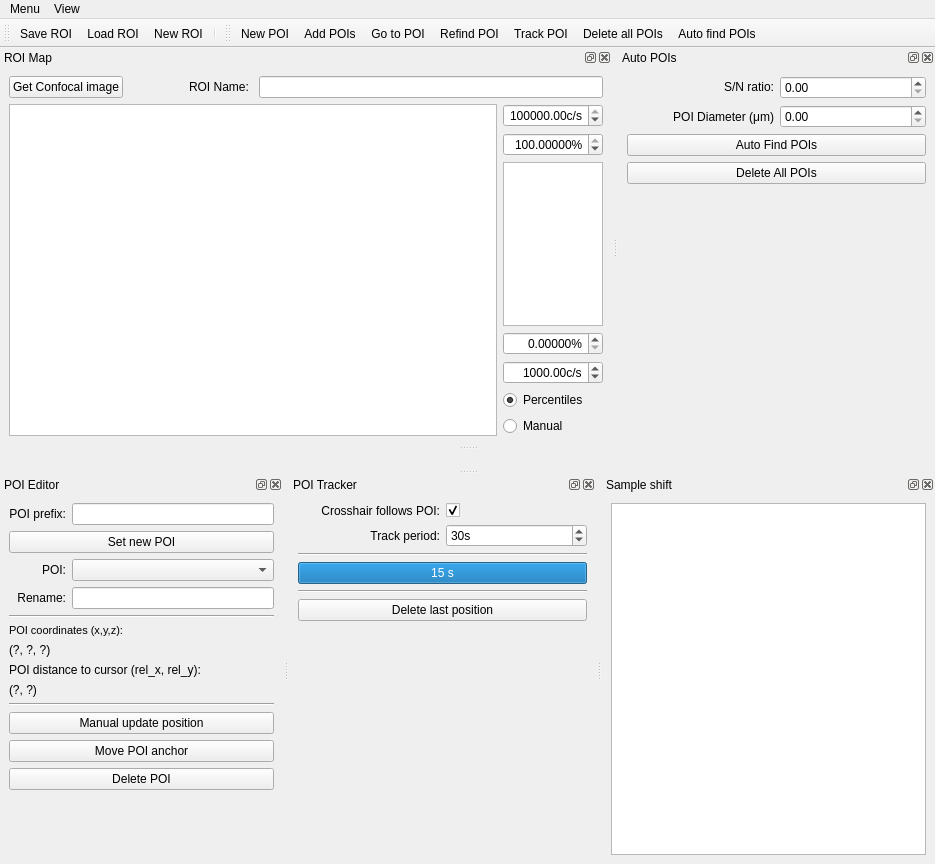
 <widget class="QMainWindow" name="PoiManager">
  <property name="geometry">
   <rect>
    <x>0</x>
    <y>0</y>
    <width>935</width>
    <height>864</height>
   </rect>
  </property>
  <property name="windowTitle">
   <string>qudi: POI Manager</string>
  </property>
  <property name="tabShape">
   <enum>QTabWidget::Triangular</enum>
  </property>
  <property name="dockOptions">
   <set>QMainWindow::AllowTabbedDocks|QMainWindow::AnimatedDocks</set>
  </property>
  <widget class="QWidget" name="centralwidget">
   <property name="enabled">
    <bool>true</bool>
   </property>
   <layout class="QVBoxLayout" name="verticalLayout_3"/>
  </widget>
  <widget class="QMenuBar" name="menubar">
   <property name="geometry">
    <rect>
     <x>0</x>
     <y>0</y>
     <width>935</width>
     <height>21</height>
    </rect>
   </property>
   <widget class="QMenu" name="menuMenu">
    <property name="title">
     <string>Menu</string>
    </property>
    <addaction name="new_roi_Action"/>
    <addaction name="save_roi_Action"/>
    <addaction name="load_roi_Action"/>
    <addaction name="actionClose"/>
   </widget>
   <widget class="QMenu" name="menuView">
    <property name="title">
     <string>View</string>
    </property>
    <widget class="QMenu" name="menuToolbars">
     <property name="title">
      <string>Toolbars</string>
     </property>
     <addaction name="roi_management_view_Action"/>
     <addaction name="poi_tools_view_Action"/>
    </widget>
    <addaction name="roi_map_view_Action"/>
    <addaction name="poi_editor_view_Action"/>
    <addaction name="poi_tracker_view_Action"/>
    <addaction name="sample_shift_view_Action"/>
    <addaction name="auto_pois_view_Action"/>
    <addaction name="blink_correction_view_Action"/>
    <addaction name="restore_default_view_Action"/>
    <addaction name="separator"/>
    <addaction name="menuToolbars"/>
   </widget>
   <addaction name="menuMenu"/>
   <addaction name="menuView"/>
  </widget>
  <widget class="QToolBar" name="roi_management_ToolBar">
   <property name="windowTitle">
    <string>ROI management</string>
   </property>
   <property name="toolButtonStyle">
    <enum>Qt::ToolButtonTextUnderIcon</enum>
   </property>
   <attribute name="toolBarArea">
    <enum>TopToolBarArea</enum>
   </attribute>
   <attribute name="toolBarBreak">
    <bool>false</bool>
   </attribute>
   <addaction name="save_roi_Action"/>
   <addaction name="load_roi_Action"/>
   <addaction name="new_roi_Action"/>
   <addaction name="separator"/>
  </widget>
  <widget class="QDockWidget" name="poi_editor_dockWidget">
   <property name="sizePolicy">
    <sizepolicy hsizetype="Minimum" vsizetype="Preferred">
     <horstretch>0</horstretch>
     <verstretch>0</verstretch>
    </sizepolicy>
   </property>
   <property name="minimumSize">
    <size>
     <width>233</width>
     <height>389</height>
    </size>
   </property>
   <property name="windowTitle">
    <string>POI Editor</string>
   </property>
   <attribute name="dockWidgetArea">
    <number>8</number>
   </attribute>
   <widget class="QWidget" name="dockWidgetContents_3">
    <layout class="QVBoxLayout" name="verticalLayout_6">
     <item>
      <layout class="QGridLayout" name="gridLayout_2">
       <item row="7" column="0" colspan="2">
        <widget class="QLabel" name="label_2">
         <property name="text">
          <string>POI distance to cursor (rel_x, rel_y):</string>
         </property>
        </widget>
       </item>
       <item row="8" column="0" colspan="2">
        <widget class="QLabel" name="poi_distance_label">
         <property name="toolTip">
          <string>This text is selectable.  Copy and paste into labnotes.</string>
         </property>
         <property name="text">
          <string>(?, ?)</string>
         </property>
         <property name="textInteractionFlags">
          <set>Qt::LinksAccessibleByMouse|Qt::TextSelectableByKeyboard|Qt::TextSelectableByMouse</set>
         </property>
        </widget>
       </item>
       <item row="9" column="0" colspan="2">
        <widget class="Line" name="line_4">
         <property name="orientation">
          <enum>Qt::Horizontal</enum>
         </property>
        </widget>
       </item>
       <item row="2" column="1">
        <widget class="QComboBox" name="active_poi_ComboBox">
         <property name="sizePolicy">
          <sizepolicy hsizetype="Expanding" vsizetype="Fixed">
           <horstretch>0</horstretch>
           <verstretch>0</verstretch>
          </sizepolicy>
         </property>
         <property name="editable">
          <bool>false</bool>
         </property>
         <property name="insertPolicy">
          <enum>QComboBox::InsertAlphabetically</enum>
         </property>
        </widget>
       </item>
       <item row="5" column="0" colspan="2">
        <widget class="QLabel" name="label_9">
         <property name="font">
          <font>
           <pointsize>8</pointsize>
          </font>
         </property>
         <property name="text">
          <string>POI coordinates (x,y,z):</string>
         </property>
        </widget>
       </item>
       <item row="2" column="0">
        <widget class="QLabel" name="label">
         <property name="text">
          <string>POI:</string>
         </property>
         <property name="alignment">
          <set>Qt::AlignRight|Qt::AlignTrailing|Qt::AlignVCenter</set>
         </property>
        </widget>
       </item>
       <item row="3" column="0">
        <widget class="QLabel" name="label_3">
         <property name="text">
          <string>Rename:</string>
         </property>
         <property name="alignment">
          <set>Qt::AlignRight|Qt::AlignTrailing|Qt::AlignVCenter</set>
         </property>
        </widget>
       </item>
       <item row="11" column="0" colspan="2">
        <widget class="QPushButton" name="move_poi_PushButton">
         <property name="toolTip">
          <string>Set a new position for a named POI, without updating the sample shift (so no movement of any other POIs).  For example, if a POI has been accidentally placed incorrectly.</string>
         </property>
         <property name="text">
          <string>Move POI anchor</string>
         </property>
        </widget>
       </item>
       <item row="4" column="0" colspan="2">
        <widget class="Line" name="line_3">
         <property name="orientation">
          <enum>Qt::Horizontal</enum>
         </property>
        </widget>
       </item>
       <item row="6" column="0" colspan="2">
        <widget class="QLabel" name="poi_coords_label">
         <property name="toolTip">
          <string>This text is selectable.  Copy and paste into labnotes.</string>
         </property>
         <property name="text">
          <string>(?, ?, ?)</string>
         </property>
         <property name="textInteractionFlags">
          <set>Qt::LinksAccessibleByMouse|Qt::TextSelectableByKeyboard|Qt::TextSelectableByMouse</set>
         </property>
        </widget>
       </item>
       <item row="10" column="0" colspan="2">
        <widget class="QPushButton" name="manual_update_poi_PushButton">
         <property name="toolTip">
          <string>Manually specify a new position for a known trackpoint, and update the sample shift accordingly. For example, after manually shifting the sample to re-centre the ROI in the scan range.</string>
         </property>
         <property name="text">
          <string>Manual update position</string>
         </property>
        </widget>
       </item>
       <item row="13" column="0" colspan="2">
        <spacer name="verticalSpacer_2">
         <property name="orientation">
          <enum>Qt::Vertical</enum>
         </property>
         <property name="sizeHint" stdset="0">
          <size>
           <width>20</width>
           <height>40</height>
          </size>
         </property>
        </spacer>
       </item>
       <item row="1" column="0" colspan="2">
        <widget class="QPushButton" name="set_poi_PushButton">
         <property name="toolTip">
          <string>Set current cursor position as a new trackpoint in the ROI map</string>
         </property>
         <property name="text">
          <string>Set new POI</string>
         </property>
        </widget>
       </item>
       <item row="3" column="1">
        <widget class="QLineEdit" name="poi_name_LineEdit">
         <property name="sizePolicy">
          <sizepolicy hsizetype="Expanding" vsizetype="Fixed">
           <horstretch>0</horstretch>
           <verstretch>0</verstretch>
          </sizepolicy>
         </property>
         <property name="toolTip">
          <string>Only alphanumeric characters and underscore are allowed [a-zA-Z0-9_]</string>
         </property>
        </widget>
       </item>
       <item row="12" column="0" colspan="2">
        <widget class="QPushButton" name="delete_poi_PushButton">
         <property name="text">
          <string>Delete POI</string>
         </property>
        </widget>
       </item>
       <item row="0" column="0">
        <widget class="QLabel" name="label_6">
         <property name="text">
          <string>POI prefix:</string>
         </property>
         <property name="alignment">
          <set>Qt::AlignRight|Qt::AlignTrailing|Qt::AlignVCenter</set>
         </property>
        </widget>
       </item>
       <item row="0" column="1">
        <widget class="QLineEdit" name="poi_nametag_LineEdit">
         <property name="toolTip">
          <string>If you enter a string it will be used as default naming scheme for newly added POIs by appending an index number to it</string>
         </property>
        </widget>
       </item>
      </layout>
     </item>
    </layout>
   </widget>
  </widget>
  <widget class="QDockWidget" name="poi_tracker_dockWidget">
   <property name="sizePolicy">
    <sizepolicy hsizetype="Minimum" vsizetype="Preferred">
     <horstretch>0</horstretch>
     <verstretch>0</verstretch>
    </sizepolicy>
   </property>
   <property name="minimumSize">
    <size>
     <width>253</width>
     <height>188</height>
    </size>
   </property>
   <property name="floating">
    <bool>false</bool>
   </property>
   <property name="windowTitle">
    <string>POI Tracker</string>
   </property>
   <attribute name="dockWidgetArea">
    <number>8</number>
   </attribute>
   <widget class="QWidget" name="dockWidgetContents_7">
    <layout class="QVBoxLayout" name="verticalLayout_5">
     <item>
      <layout class="QGridLayout" name="gridLayout">
       <item row="4" column="0" colspan="2">
        <widget class="Line" name="line_2">
         <property name="orientation">
          <enum>Qt::Horizontal</enum>
         </property>
        </widget>
       </item>
       <item row="3" column="0" colspan="2">
        <widget class="QProgressBar" name="time_till_next_update_ProgressBar">
         <property name="maximum">
          <number>15</number>
         </property>
         <property name="value">
          <number>15</number>
         </property>
         <property name="format">
          <string>%v s</string>
         </property>
        </widget>
       </item>
       <item row="1" column="0">
        <widget class="QLabel" name="label_5">
         <property name="layoutDirection">
          <enum>Qt::LeftToRight</enum>
         </property>
         <property name="text">
          <string>Track period:</string>
         </property>
         <property name="alignment">
          <set>Qt::AlignRight|Qt::AlignTrailing|Qt::AlignVCenter</set>
         </property>
        </widget>
       </item>
       <item row="1" column="1">
        <widget class="QSpinBox" name="track_period_SpinBox">
         <property name="suffix">
          <string>s</string>
         </property>
         <property name="minimum">
          <number>5</number>
         </property>
         <property name="maximum">
          <number>999999999</number>
         </property>
         <property name="singleStep">
          <number>5</number>
         </property>
         <property name="value">
          <number>30</number>
         </property>
         <property name="displayIntegerBase">
          <number>10</number>
         </property>
        </widget>
       </item>
       <item row="2" column="0" colspan="2">
        <widget class="Line" name="line">
         <property name="orientation">
          <enum>Qt::Horizontal</enum>
         </property>
        </widget>
       </item>
       <item row="5" column="0" colspan="2">
        <widget class="QPushButton" name="delete_last_pos_Button">
         <property name="text">
          <string>Delete last position</string>
         </property>
        </widget>
       </item>
       <item row="0" column="1">
        <widget class="QCheckBox" name="goto_poi_after_update_checkBox">
         <property name="toolTip">
          <string>Move crosshair to updated POI position afterwards.</string>
         </property>
         <property name="layoutDirection">
          <enum>Qt::LeftToRight</enum>
         </property>
         <property name="text">
          <string/>
         </property>
         <property name="checked">
          <bool>true</bool>
         </property>
        </widget>
       </item>
       <item row="0" column="0">
        <widget class="QLabel" name="label_4">
         <property name="text">
          <string>Crosshair follows POI:</string>
         </property>
         <property name="alignment">
          <set>Qt::AlignRight|Qt::AlignTrailing|Qt::AlignVCenter</set>
         </property>
        </widget>
       </item>
       <item row="6" column="0" colspan="2">
        <spacer name="verticalSpacer">
         <property name="orientation">
          <enum>Qt::Vertical</enum>
         </property>
         <property name="sizeHint" stdset="0">
          <size>
           <width>20</width>
           <height>40</height>
          </size>
         </property>
        </spacer>
       </item>
      </layout>
     </item>
    </layout>
   </widget>
  </widget>
  <widget class="QDockWidget" name="roi_map_dockWidget">
   <property name="sizePolicy">
    <sizepolicy hsizetype="Preferred" vsizetype="Expanding">
     <horstretch>0</horstretch>
     <verstretch>0</verstretch>
    </sizepolicy>
   </property>
   <property name="windowTitle">
    <string>ROI Map</string>
   </property>
   <attribute name="dockWidgetArea">
    <number>4</number>
   </attribute>
   <widget class="QWidget" name="dockWidgetContents">
    <layout class="QVBoxLayout" name="verticalLayout_2">
     <item>
      <layout class="QHBoxLayout" name="horizontalLayout_7">
       <item>
        <widget class="QPushButton" name="get_confocal_image_PushButton">
         <property name="text">
          <string>Get Confocal image</string>
         </property>
        </widget>
       </item>
       <item>
        <spacer name="horizontalSpacer_2">
         <property name="orientation">
          <enum>Qt::Horizontal</enum>
         </property>
         <property name="sizeType">
          <enum>QSizePolicy::Fixed</enum>
         </property>
         <property name="sizeHint" stdset="0">
          <size>
           <width>60</width>
           <height>20</height>
          </size>
         </property>
        </spacer>
       </item>
       <item>
        <widget class="QLabel" name="label_8">
         <property name="text">
          <string>ROI Name: </string>
         </property>
        </widget>
       </item>
       <item>
        <widget class="QLineEdit" name="roi_name_LineEdit">
         <property name="toolTip">
          <string>Only alphanumeric characters and underscore are allowed [a-zA-Z0-9_]</string>
         </property>
        </widget>
       </item>
      </layout>
     </item>
     <item>
      <layout class="QHBoxLayout" name="horizontalLayout_10">
       <item>
        <widget class="ScanPlotWidget" name="roi_map_ViewWidget">
         <property name="sizePolicy">
          <sizepolicy hsizetype="Expanding" vsizetype="Expanding">
           <horstretch>0</horstretch>
           <verstretch>6</verstretch>
          </sizepolicy>
         </property>
        </widget>
       </item>
       <item>
        <layout class="QVBoxLayout" name="verticalLayout" stretch="0,0,1,0,0,0,0">
         <item>
          <widget class="ScienDSpinBox" name="roi_cb_max_SpinBox">
           <property name="sizePolicy">
            <sizepolicy hsizetype="Fixed" vsizetype="Fixed">
             <horstretch>0</horstretch>
             <verstretch>0</verstretch>
            </sizepolicy>
           </property>
           <property name="maximumSize">
            <size>
             <width>100</width>
             <height>16777215</height>
            </size>
           </property>
           <property name="mouseTracking">
            <bool>true</bool>
           </property>
           <property name="acceptDrops">
            <bool>true</bool>
           </property>
           <property name="alignment">
            <set>Qt::AlignRight|Qt::AlignTrailing|Qt::AlignVCenter</set>
           </property>
           <property name="accelerated">
            <bool>true</bool>
           </property>
           <property name="suffix">
            <string>c/s</string>
           </property>
           <property name="minimum">
            <double>-1000000000.000000000000000</double>
           </property>
           <property name="maximum">
            <double>1000000000.000000000000000</double>
           </property>
           <property name="value">
            <double>100000.000000000000000</double>
           </property>
          </widget>
         </item>
         <item>
          <widget class="ScienDSpinBox" name="roi_cb_high_percentile_DoubleSpinBox">
           <property name="sizePolicy">
            <sizepolicy hsizetype="Fixed" vsizetype="Fixed">
             <horstretch>0</horstretch>
             <verstretch>0</verstretch>
            </sizepolicy>
           </property>
           <property name="maximumSize">
            <size>
             <width>100</width>
             <height>16777215</height>
            </size>
           </property>
           <property name="alignment">
            <set>Qt::AlignRight|Qt::AlignTrailing|Qt::AlignVCenter</set>
           </property>
           <property name="suffix">
            <string>%</string>
           </property>
           <property name="decimals">
            <number>5</number>
           </property>
           <property name="minimum">
            <double>0.000000000000000</double>
           </property>
           <property name="maximum">
            <double>100.000000000000000</double>
           </property>
           <property name="value">
            <double>100.000000000000000</double>
           </property>
          </widget>
         </item>
         <item>
          <widget class="PlotWidget" name="roi_cb_ViewWidget">
           <property name="sizePolicy">
            <sizepolicy hsizetype="Preferred" vsizetype="Preferred">
             <horstretch>0</horstretch>
             <verstretch>0</verstretch>
            </sizepolicy>
           </property>
           <property name="maximumSize">
            <size>
             <width>100</width>
             <height>16777215</height>
            </size>
           </property>
          </widget>
         </item>
         <item>
          <widget class="ScienDSpinBox" name="roi_cb_low_percentile_DoubleSpinBox">
           <property name="sizePolicy">
            <sizepolicy hsizetype="Fixed" vsizetype="Fixed">
             <horstretch>0</horstretch>
             <verstretch>0</verstretch>
            </sizepolicy>
           </property>
           <property name="maximumSize">
            <size>
             <width>100</width>
             <height>16777215</height>
            </size>
           </property>
           <property name="alignment">
            <set>Qt::AlignRight|Qt::AlignTrailing|Qt::AlignVCenter</set>
           </property>
           <property name="suffix">
            <string>%</string>
           </property>
           <property name="decimals">
            <number>5</number>
           </property>
           <property name="minimum">
            <double>0.000000000000000</double>
           </property>
           <property name="maximum">
            <double>100.000000000000000</double>
           </property>
           <property name="value">
            <double>0.000000000000000</double>
           </property>
          </widget>
         </item>
         <item>
          <widget class="ScienDSpinBox" name="roi_cb_min_SpinBox">
           <property name="sizePolicy">
            <sizepolicy hsizetype="Fixed" vsizetype="Fixed">
             <horstretch>0</horstretch>
             <verstretch>0</verstretch>
            </sizepolicy>
           </property>
           <property name="maximumSize">
            <size>
             <width>100</width>
             <height>16777215</height>
            </size>
           </property>
           <property name="mouseTracking">
            <bool>true</bool>
           </property>
           <property name="acceptDrops">
            <bool>true</bool>
           </property>
           <property name="alignment">
            <set>Qt::AlignRight|Qt::AlignTrailing|Qt::AlignVCenter</set>
           </property>
           <property name="accelerated">
            <bool>true</bool>
           </property>
           <property name="suffix">
            <string>c/s</string>
           </property>
           <property name="minimum">
            <double>-1000000000.000000000000000</double>
           </property>
           <property name="maximum">
            <double>1000000000.000000000000000</double>
           </property>
           <property name="value">
            <double>1000.000000000000000</double>
           </property>
          </widget>
         </item>
         <item>
          <widget class="QRadioButton" name="roi_cb_centiles_RadioButton">
           <property name="text">
            <string>Percentiles</string>
           </property>
           <property name="checked">
            <bool>true</bool>
           </property>
          </widget>
         </item>
         <item>
          <widget class="QRadioButton" name="roi_cb_manual_RadioButton">
           <property name="text">
            <string>Manual</string>
           </property>
           <property name="checked">
            <bool>false</bool>
           </property>
          </widget>
         </item>
        </layout>
       </item>
      </layout>
     </item>
    </layout>
   </widget>
  </widget>
  <widget class="QDockWidget" name="sample_shift_dockWidget">
   <property name="sizePolicy">
    <sizepolicy hsizetype="Expanding" vsizetype="Preferred">
     <horstretch>0</horstretch>
     <verstretch>0</verstretch>
    </sizepolicy>
   </property>
   <property name="minimumSize">
    <size>
     <width>250</width>
     <height>137</height>
    </size>
   </property>
   <property name="windowTitle">
    <string>Sample shift</string>
   </property>
   <attribute name="dockWidgetArea">
    <number>8</number>
   </attribute>
   <widget class="QWidget" name="dockWidgetContents_6">
    <layout class="QVBoxLayout" name="verticalLayout_4">
     <item>
      <layout class="QGridLayout" name="gridLayout_3">
       <item row="0" column="0">
        <widget class="PlotWidget" name="sample_shift_ViewWidget">
         <property name="sizePolicy">
          <sizepolicy hsizetype="Expanding" vsizetype="Expanding">
           <horstretch>0</horstretch>
           <verstretch>0</verstretch>
          </sizepolicy>
         </property>
        </widget>
       </item>
      </layout>
     </item>
    </layout>
   </widget>
  </widget>
  <widget class="QToolBar" name="poi_ToolBar">
   <property name="windowTitle">
    <string>POI tools</string>
   </property>
   <property name="toolButtonStyle">
    <enum>Qt::ToolButtonTextUnderIcon</enum>
   </property>
   <attribute name="toolBarArea">
    <enum>TopToolBarArea</enum>
   </attribute>
   <attribute name="toolBarBreak">
    <bool>false</bool>
   </attribute>
   <addaction name="new_poi_Action"/>
   <addaction name="poi_selector_Action"/>
   <addaction name="goto_poi_Action"/>
   <addaction name="refind_poi_Action"/>
   <addaction name="track_poi_Action"/>
   <addaction name="del_all_pois_Action"/>
   <addaction name="auto_find_POIs_Action"/>
  </widget>
  <widget class="QDockWidget" name="auto_pois_dockWidget">
   <property name="sizePolicy">
    <sizepolicy hsizetype="Minimum" vsizetype="Preferred">
     <horstretch>0</horstretch>
     <verstretch>0</verstretch>
    </sizepolicy>
   </property>
   <property name="minimumSize">
    <size>
     <width>197</width>
     <height>250</height>
    </size>
   </property>
   <property name="windowTitle">
    <string>Auto POIs</string>
   </property>
   <attribute name="dockWidgetArea">
    <number>4</number>
   </attribute>
   <widget class="QWidget" name="dockWidgetContents_2">
    <layout class="QGridLayout" name="gridLayout_6">
     <item row="0" column="0">
      <layout class="QGridLayout" name="gridLayout_5" rowstretch="0,0,0,0,0" columnstretch="0,0,0">
       <item row="0" column="1">
        <widget class="QLabel" name="label_7">
         <property name="layoutDirection">
          <enum>Qt::RightToLeft</enum>
         </property>
         <property name="text">
          <string>&lt;html&gt;&lt;head/&gt;&lt;body&gt;&lt;p align=&quot;right&quot;&gt;S/N ratio:&lt;/p&gt;&lt;/body&gt;&lt;/html&gt;</string>
         </property>
        </widget>
       </item>
       <item row="3" column="1" colspan="2">
        <widget class="QPushButton" name="del_all_pois_PushButton">
         <property name="toolTip">
          <string>Delete all POIs.</string>
         </property>
         <property name="text">
          <string>Delete All POIs</string>
         </property>
        </widget>
       </item>
       <item row="0" column="2">
        <widget class="QDoubleSpinBox" name="poi_threshold_doubleSpinBox"/>
       </item>
       <item row="2" column="1" colspan="2">
        <widget class="QPushButton" name="auto_pois_PushButton">
         <property name="toolTip">
          <string>Find POIs automatically with user-set POI diameter and S/N ratio.</string>
         </property>
         <property name="statusTip">
          <string/>
         </property>
         <property name="text">
          <string>Auto Find POIs</string>
         </property>
        </widget>
       </item>
       <item row="4" column="1" colspan="2">
        <spacer name="verticalSpacer_3">
         <property name="orientation">
          <enum>Qt::Vertical</enum>
         </property>
         <property name="sizeHint" stdset="0">
          <size>
           <width>20</width>
           <height>40</height>
          </size>
         </property>
        </spacer>
       </item>
       <item row="1" column="2">
        <widget class="QDoubleSpinBox" name="poi_diameter_doubleSpinBox"/>
       </item>
       <item row="1" column="1">
        <widget class="QLabel" name="label_10">
         <property name="text">
          <string>POI Diameter (μm)</string>
         </property>
         <property name="alignment">
          <set>Qt::AlignRight|Qt::AlignTrailing|Qt::AlignVCenter</set>
         </property>
        </widget>
       </item>
      </layout>
     </item>
    </layout>
   </widget>
  </widget>
  <action name="new_roi_Action">
   <property name="icon">
    <iconset>
     <normaloff>../../artwork/icons/oxygen/22x22/document-new.png</normaloff>../../artwork/icons/oxygen/22x22/document-new.png</iconset>
   </property>
   <property name="text">
    <string>New ROI</string>
   </property>
   <property name="toolTip">
    <string>Start a new ROI (such as after moving to a different part of the sample</string>
   </property>
  </action>
  <action name="save_roi_Action">
   <property name="icon">
    <iconset>
     <normaloff>../../artwork/icons/oxygen/22x22/document-save.png</normaloff>../../artwork/icons/oxygen/22x22/document-save.png</iconset>
   </property>
   <property name="text">
    <string>Save ROI</string>
   </property>
   <property name="toolTip">
    <string>Save ROI for future reuse</string>
   </property>
  </action>
  <action name="load_roi_Action">
   <property name="icon">
    <iconset>
     <normaloff>../../artwork/icons/oxygen/22x22/document-open.png</normaloff>../../artwork/icons/oxygen/22x22/document-open.png</iconset>
   </property>
   <property name="text">
    <string>Load ROI</string>
   </property>
   <property name="toolTip">
    <string>Load a saved ROI</string>
   </property>
  </action>
  <action name="poi_editor_view_Action">
   <property name="checkable">
    <bool>true</bool>
   </property>
   <property name="checked">
    <bool>true</bool>
   </property>
   <property name="text">
    <string>POI Editor</string>
   </property>
   <property name="toolTip">
    <string>Shortcut:Alt+E</string>
   </property>
   <property name="shortcut">
    <string>Alt+E</string>
   </property>
  </action>
  <action name="poi_tracker_view_Action">
   <property name="checkable">
    <bool>true</bool>
   </property>
   <property name="checked">
    <bool>true</bool>
   </property>
   <property name="text">
    <string>POI Tracker</string>
   </property>
   <property name="toolTip">
    <string>Shortcut:Alt+T</string>
   </property>
   <property name="shortcut">
    <string>Alt+T</string>
   </property>
  </action>
  <action name="sample_shift_view_Action">
   <property name="checkable">
    <bool>true</bool>
   </property>
   <property name="checked">
    <bool>true</bool>
   </property>
   <property name="text">
    <string>Sample shift</string>
   </property>
   <property name="toolTip">
    <string>Display the sample shift. Shortcut:Alt+S</string>
   </property>
   <property name="shortcut">
    <string>Alt+S</string>
   </property>
  </action>
  <action name="roi_map_view_Action">
   <property name="checkable">
    <bool>true</bool>
   </property>
   <property name="checked">
    <bool>true</bool>
   </property>
   <property name="text">
    <string>ROI Map</string>
   </property>
   <property name="toolTip">
    <string>Display the ROI Map. Shortcut:Alt+M</string>
   </property>
   <property name="shortcut">
    <string>Alt+M</string>
   </property>
  </action>
  <action name="refind_poi_Action">
   <property name="icon">
    <iconset>
     <normaloff>../../artwork/icons/qudiTheme/22x22/optimize-position-poi.png</normaloff>../../artwork/icons/qudiTheme/22x22/optimize-position-poi.png</iconset>
   </property>
   <property name="text">
    <string>Refind POI</string>
   </property>
   <property name="toolTip">
    <string>Refind the POI using the strategy selected in the POI control dock</string>
   </property>
  </action>
  <action name="track_poi_Action">
   <property name="checkable">
    <bool>true</bool>
   </property>
   <property name="icon">
    <iconset>
     <normaloff>../../artwork/icons/qudiTheme/22x22/periodic-refind-poi.png</normaloff>../../artwork/icons/qudiTheme/22x22/periodic-refind-poi.png</iconset>
   </property>
   <property name="text">
    <string>Track POI</string>
   </property>
   <property name="toolTip">
    <string>Track the POI by periodically refinding its position</string>
   </property>
  </action>
  <action name="new_poi_Action">
   <property name="icon">
    <iconset>
     <normaloff>../../artwork/icons/qudiTheme/22x22/new_poi_crosshair.png</normaloff>../../artwork/icons/qudiTheme/22x22/new_poi_crosshair.png</iconset>
   </property>
   <property name="text">
    <string>New POI</string>
   </property>
   <property name="toolTip">
    <string>Add a new POI at the current scanner position</string>
   </property>
  </action>
  <action name="poi_tools_view_Action">
   <property name="checkable">
    <bool>true</bool>
   </property>
   <property name="text">
    <string>POI tools</string>
   </property>
  </action>
  <action name="goto_poi_Action">
   <property name="icon">
    <iconset>
     <normaloff>../../artwork/icons/qudiTheme/22x22/goto-poi.png</normaloff>../../artwork/icons/qudiTheme/22x22/goto-poi.png</iconset>
   </property>
   <property name="text">
    <string>Go to POI</string>
   </property>
   <property name="toolTip">
    <string>Move scanner to the position of the selected POI</string>
   </property>
  </action>
  <action name="actionClose">
   <property name="icon">
    <iconset>
     <normaloff>../../artwork/icons/oxygen/22x22/application-exit.png</normaloff>../../artwork/icons/oxygen/22x22/application-exit.png</iconset>
   </property>
   <property name="text">
    <string>Close</string>
   </property>
  </action>
  <action name="roi_management_view_Action">
   <property name="checkable">
    <bool>true</bool>
   </property>
   <property name="text">
    <string>ROI management</string>
   </property>
  </action>
  <action name="poi_selector_Action">
   <property name="checkable">
    <bool>true</bool>
   </property>
   <property name="icon">
    <iconset>
     <normaloff>../../artwork/icons/qudiTheme/22x22/new_poi_mouse.png</normaloff>../../artwork/icons/qudiTheme/22x22/new_poi_mouse.png</iconset>
   </property>
   <property name="text">
    <string>Add POIs</string>
   </property>
   <property name="toolTip">
    <string>Activate this tool to define new POIs by clicking into the ROI image.</string>
   </property>
  </action>
  <action name="blink_correction_view_Action">
   <property name="checkable">
    <bool>true</bool>
   </property>
   <property name="checked">
    <bool>false</bool>
   </property>
   <property name="text">
    <string>Blink correction</string>
   </property>
   <property name="toolTip">
    <string>Filter the scan image to remove blinking. Raw data unchanged.</string>
   </property>
  </action>
  <action name="auto_pois_view_Action">
   <property name="checkable">
    <bool>true</bool>
   </property>
   <property name="checked">
    <bool>true</bool>
   </property>
   <property name="text">
    <string>Auto POIs</string>
   </property>
   <property name="toolTip">
    <string>To show Auto POIs window</string>
   </property>
  </action>
  <action name="auto_find_POIs_Action">
   <property name="icon">
    <iconset>
     <normaloff>../../artwork/icons/qudiTheme/22x22/auto_pois.png</normaloff>../../artwork/icons/qudiTheme/22x22/auto_pois.png</iconset>
   </property>
   <property name="text">
    <string>Auto find POIs</string>
   </property>
   <property name="toolTip">
    <string>Use this magic fairy bar to find POIs automatically according to user-set S/N ratio</string>
   </property>
  </action>
  <action name="del_all_pois_Action">
   <property name="icon">
    <iconset>
     <normaloff>../../artwork/icons/oxygen/22x22/dialog-warning.png</normaloff>../../artwork/icons/oxygen/22x22/dialog-warning.png</iconset>
   </property>
   <property name="text">
    <string>Delete all POIs</string>
   </property>
   <property name="toolTip">
    <string>click here to delete all POIs</string>
   </property>
  </action>
  <action name="restore_default_view_Action">
   <property name="text">
    <string>Restore default</string>
   </property>
   <property name="toolTip">
    <string>Restore default view of the POI manager GUI</string>
   </property>
  </action>
 </widget>
